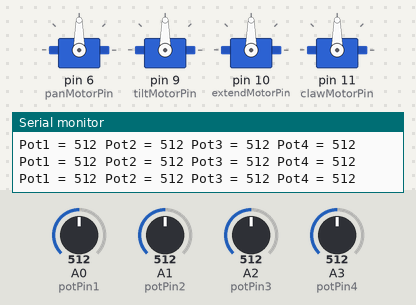
This sketch was run on a simulated Arduino Uno, built with avr-gcc and run on an emulated ATmega328P. Parts: 4 × servo, the last lines printed to the serial monitor. Inputs (shaded band) come from the test bench; at power-on: A0 (potPin1) = 512, A1 (potPin2) = 512, A2 (potPin3) = 512, A3 (potPin4) = 512.

Above: at 1.2 s.
1.3 s: A0 (potPin1) set to 108
At 2.5 s:
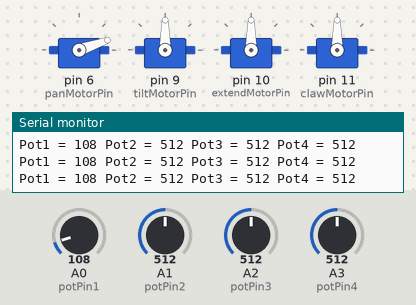
2.8 s: A0 (potPin1) set to 90
At 3.7 s:
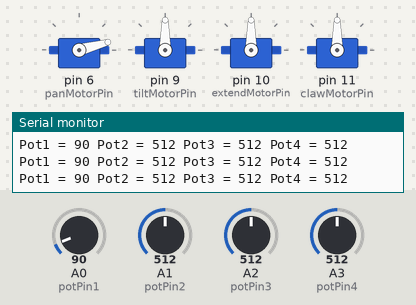
4.3 s: A1 (potPin2) set to 716
At 4.9 s:
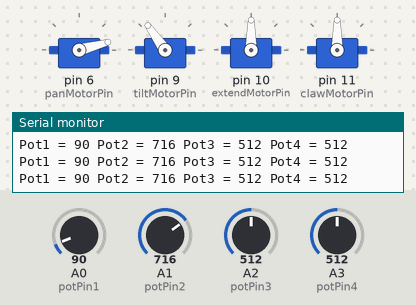
5.8 s: A2 (potPin3) set to 105
At 7.0 s:
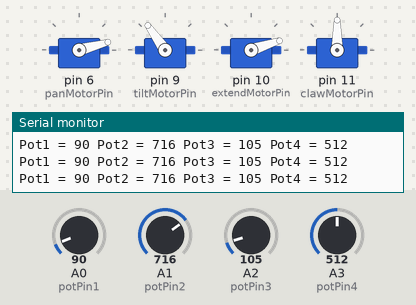
7.3 s: A2 (potPin3) set to 95
At 8.2 s:
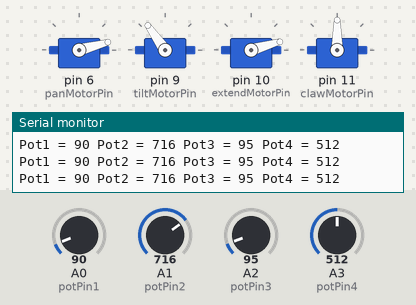
8.8 s: A3 (potPin4) set to 716
At 9.4 s:
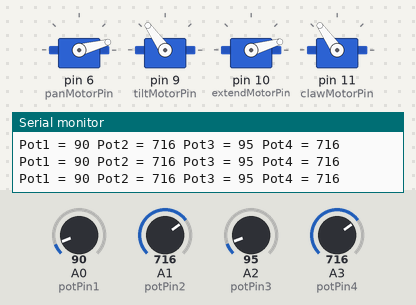
Timing chart, 0 to 11.3 s (numbered marks = the images above; inputs shaded):
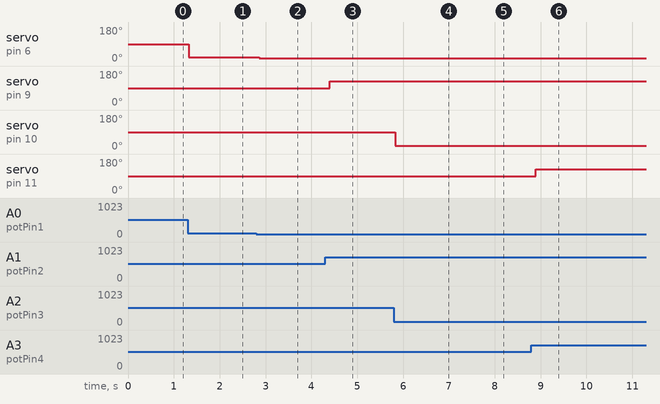

The sketch:

claw_motor_with_pot_demo.ino
```cpp
#include <Servo.h>

#define CLAWMOTOR_MAX 90
#define CLAWMOTOR_MIN 65
#define CLAWMOTOR_MID (CLAWMOTOR_MAX + CLAWMOTOR_MIN)/2

#define TILTMOTOR_MAX 155
#define TILTMOTOR_MIN 80
#define TILTMOTOR_MID (TILTMOTOR_MAX + TILTMOTOR_MIN)/2

#define EXTENDMOTOR_MAX 105
#define EXTENDMOTOR_MIN 10
#define EXTENDMOTOR_MID (EXTENDMOTOR_MAX + EXTENDMOTOR_MIN)/2

#define PANMOTOR_MAX 180
#define PANMOTOR_MIN 0
#define PANMOTOR_MID (PANMOTOR_MAX + PANMOTOR_MIN)/2

Servo panMotor;
Servo tiltMotor;
Servo extendMotor;
Servo clawMotor;

int potPin1 = 0;
int potPin2 = 1;
int potPin3 = 2;
int potPin4 = 3;

int panMotorPin = 6;
int tiltMotorPin = 9;
int extendMotorPin = 10;
int clawMotorPin = 11;

void setup() {
  // put your setup code here, to run once:
  panMotor.attach(panMotorPin);
  tiltMotor.attach(tiltMotorPin);
  extendMotor.attach(extendMotorPin);
  clawMotor.attach(clawMotorPin);
  Serial.begin(9600);
}

void printPotStatus() {
  Serial.print("Pot1 = " + String(analogRead(potPin1)));
  Serial.print(" Pot2 = " + String(analogRead(potPin2)));
  Serial.print(" Pot3 = " + String(analogRead(potPin3)));
  Serial.println(" Pot4 = " + String(analogRead(potPin4)));
}


void processPot() {
  int panMotorAngle = map(analogRead(potPin1),0,1023,0,180);
  panMotor.write(panMotorAngle);

  int tiltMotorAngle = map(analogRead(potPin2),0,1023,0,180);
  tiltMotor.write(tiltMotorAngle);

  int extendMotorAngle = map(analogRead(potPin3),0,1023,0,180);
  extendMotor.write(extendMotorAngle);

  int clawMotorAngle = map(analogRead(potPin4),0,1023,0,180);
  clawMotor.write(clawMotorAngle);

  //Serial.println(panMotorAngle);
}

void loop() {

  printPotStatus();
  delay(100);
  processPot();


}
```

Measured:
- after the input at 1.3 s, servo on pin 6 (panMotorPin): 90° → 19° at once
- after the input at 2.8 s, servo on pin 6 (panMotorPin): 19° → 15° after 0.06 s
- after the input at 4.3 s, servo on pin 9 (tiltMotorPin): 90° → 125° after 0.10 s
- after the input at 5.8 s, servo on pin 10 (extendMotorPin): 90° → 18° at once
- after the input at 7.3 s, servo on pin 10 (extendMotorPin): 18° → 16° after 0.06 s
- after the input at 8.8 s, servo on pin 11 (clawMotorPin): 90° → 125° after 0.09 s
